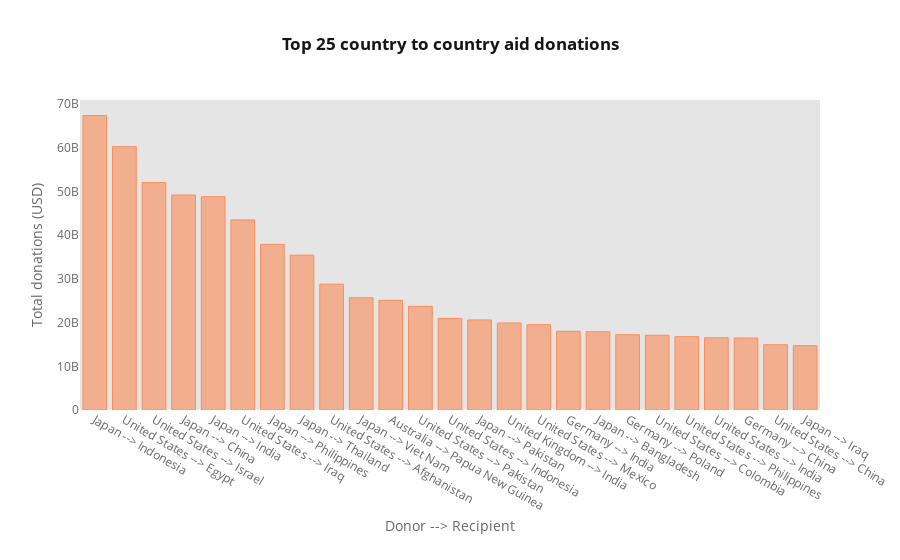

Source (notebook cell):
### Markdown cell above
Let us examine which country-to-country transactions rank higher than others. This will tell us if there are any preferences.

### Code cell
#@title
configure_plotly_browser_state()
top_num=25
top_c2c=c2c.groupby(['donor', 'recipient'])['commitment_amount_usd_constant'].sum().reset_index().sort_values(['commitment_amount_usd_constant'], ascending=False)[:top_num]
top_c2c['c2c']=top_c2c['donor']+' --> '+top_c2c['recipient']
top_c2c.iplot(kind='bar', 
              x='c2c', 
              y='commitment_amount_usd_constant',
              xTitle='Donor --> Recipient',
              yTitle='Total donations (USD)',
              title=f'<b>Top {top_num} country to country aid donations</b>',
              margin={'b': 150},
              colorscale='RdYlGn',
              gridcolor='rgba(0,0,0,0)'
)

### Figure 1 — Plotly figure (JSON) as saved in the notebook; plotly's stock layout.template omitted (floating-point values rounded to 4 significant figures)
{"data": [{"name": "commitment_amount_usd_constant", "uid": "2fed58b4-a6d6-4fb8-934f-1dabab8d219c", "text": "", "y": [67416327744, 60283161439, 52078286026, 49204604318, 48830067295, 43513106055, 37925403666, 35437690727, 28799034784, 25699341213, 25111541364, 23739544072, 20971318535, 20626491979, 19921976117, 19531264938, 18017983208, 17912078829, 17230746024, 17104240812, 16787815941, 16529832819, 16469494871, 14943543948, 14716100586], "marker": {"color": "rgba(252, 141, 89, 0.6)", "line": {"color": "rgba(252, 141, 89, 1.0)", "width": 1}}, "x": ["Japan --> Indonesia", "United States --> Egypt", "United States --> Israel", "Japan --> China", "Japan --> India", "United States --> Iraq", "Japan --> Philippines", "Japan --> Thailand", "United States --> Afghanistan", "Japan --> Viet Nam", "Australia --> Papua New Guinea", "United States --> Pakistan", "United States --> Indonesia", "Japan --> Pakistan", "United Kingdom --> India", "United States --> Mexico", "Germany --> India", "Japan --> Bangladesh", "Germany --> Poland", "United States --> Colombia", "United States --> Philippines", "United States --> India", "Germany --> China", "United States --> China", "Japan --> Iraq"], "type": "bar", "orientation": "v"}], "layout": {"title": {"text": "<b>Top 25 country to country aid donations</b>", "font": {"color": "#151516"}}, "paper_bgcolor": "#FFFFFF", "plot_bgcolor": "#E5E5E5", "yaxis": {"tickfont": {"color": "#666666"}, "zerolinecolor": "#F6F6F6", "title": {"text": "Total donations (USD)", "font": {"color": "#666666"}}, "gridcolor": "rgba(0,0,0,0)", "showgrid": true}, "xaxis": {"tickfont": {"color": "#666666"}, "zerolinecolor": "#F6F6F6", "title": {"text": "Donor --> Recipient", "font": {"color": "#666666"}}, "gridcolor": "rgba(0,0,0,0)", "showgrid": true}, "margin": {"b": 150}, "legend": {"bgcolor": "#FFFFFF", "font": {"color": "#666666"}}}}
